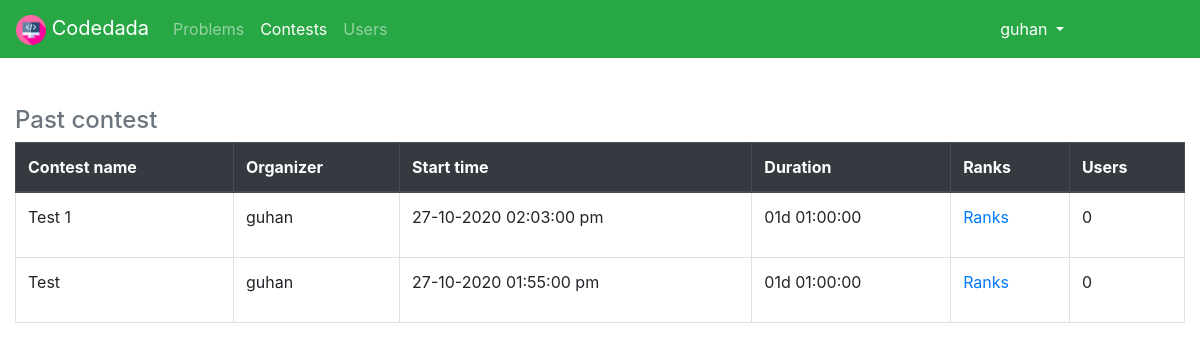
The page /contest.php (signed in) on the database its author committed.
### tables this page shows
CREATE TABLE IF NOT EXISTS contest (
    contest_id INTEGER PRIMARY KEY AUTO_INCREMENT,
    account_id INTEGER,
    contest_name VARCHAR(255),
    description TEXT,
    start_time TIMESTAMP DEFAULT CURRENT_TIMESTAMP,
    end_time TIMESTAMP DEFAULT CURRENT_TIMESTAMP,
    difficulty VARCHAR(255),
    CONSTRAINT FK_CONTEST_ACCOUNT FOREIGN KEY(account_id) REFERENCES accounts(account_id) ON DELETE CASCADE ON UPDATE CASCADE
);

CREATE TABLE IF NOT EXISTS accounts (
    account_id INTEGER AUTO_INCREMENT PRIMARY KEY,
    email_id VARCHAR(255) UNIQUE,
    username VARCHAR(255) UNIQUE,
    password VARCHAR(255),
    organizer BOOLEAN DEFAULT FALSE,
    admin BOOLEAN DEFAULT FALSE
);

### includes/contest/past.php (the view, shortened to what this page needs)
<div class="past-contest mt-5">
	<table class="table table-bordered">
		<h4 class="text-muted">Past contest</h4>
		<thead class="thead-dark">
			<tr>
				<th>Contest name</th>
				<th>Organizer</th>
				<th>Start time</th>
				<th>Duration</th>
				<th>Ranks</th>
				<th>Users</th>
			</tr>
		</thead>
		<tbody>
			<?php foreach($contests as $contest) { ?>
				<?php if (strtotime($contest['end_time']) < time()) { $pastFlag=false ?>
					<tr>
						<td>
							<?php echo $contest["contest_name"] ?>
						</td>
						<td>
							<?php
								$acc_id = $contest["account_id"];
								$sql = "SELECT username FROM accounts WHERE account_id=$acc_id";
								$result = mysqli_query($conn, $sql);
								$organizer = mysqli_fetch_assoc($result);
								echo $organizer["username"];
							?>
						</td>
						<td>
							<?php
								$sttime = $contest["start_time"];
								echo date("d-m-Y h:i:s a", strtotime($sttime))."<br>";
							?>
						</td>
						<td>
							<div id="contestDuration<?php echo $contest['contest_id'] ?>"></div>
							<?php
								$contId = $contest['contest_id'];
							?>
						</td>
						<td>
							<a href="rank.php?contestId=<?php echo $contId ?>">Ranks</a>
						</td>
						<td>
							<?php
								$contest_id = $contest['contest_id'];
								$count_sql = "SELECT COUNT(participant_id) FROM participant WHERE contest_id=$contest_id";
								$count_restult = mysqli_query($conn, $count_sql);
								$row = mysqli_fetch_row($count_restult);
								echo $row[0];
							?>
						</td>
					</tr>
				<?php } ?>
			<?php } ?>
		</tbody>
	</table>
</div>

### rows shown on the page
contest: contest_name "Test 1", account.username "guhan", start_time "27-10-2020 02:03:00 pm", row "0"
contest: contest_name "Test", account.username "guhan", start_time "27-10-2020 01:55:00 pm", row "0"

### other values the page prints
$_SESSION["username"] "guhan"
